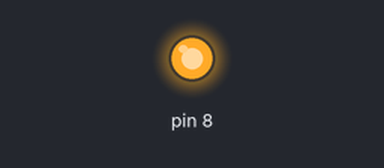
A sketch run on a simulated Arduino Uno, built with avr-gcc and run on an emulated ATmega328P. On the bench: output pins drawn as LEDs (lit = HIGH).

Above: at 0.75 s.
At 41.0 s:
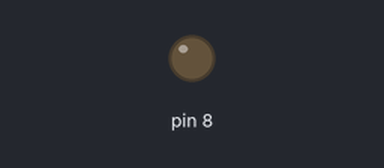
Timing chart, 0 to 54.6 s (numbered marks = the images above):
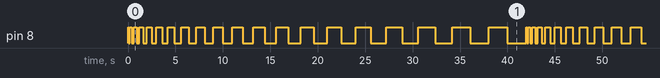

The sketch:

04_100t02000.ino
```cpp
void setup()
{
  pinMode(8, OUTPUT);
}

int x = 100;

void loop()
{
  digitalWrite(8, HIGH);
  delay(x);
  digitalWrite(8, LOW);
  delay(x);
  x += 100;

  if(x > 2000){
    x = 100;
  }

/*  for(int i = 100; i <= 2000; i+=100){
    digitalWrite(8, HIGH);
    delay(i);
    digitalWrite(8, LOW);
    delay(i);
  } */
}
```

Measured:
- by itself, pin 8: moves between LOW and HIGH, repeating every 42.0 s
- by itself, everything shown: repeats every 42.0 s, in 40 steps
